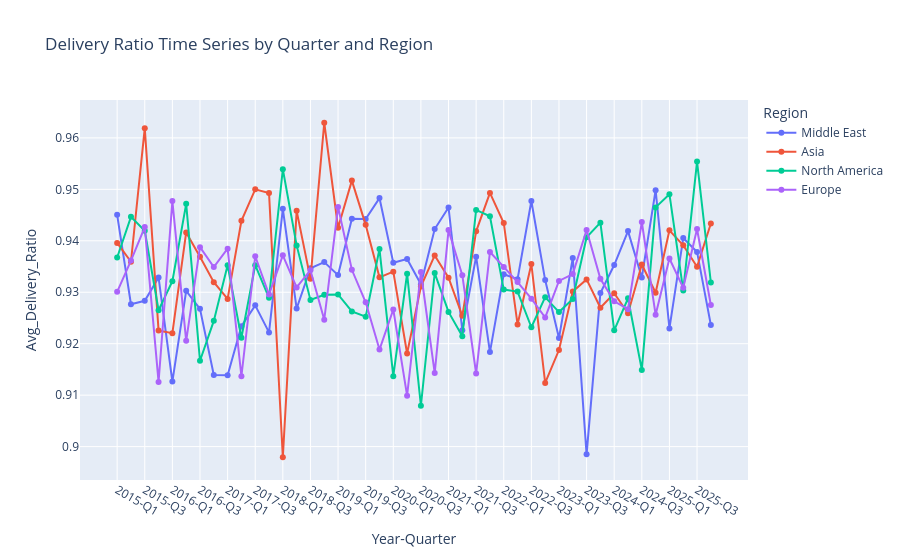

Notebook cell for this chart:
### Markdown cell above
The mean ratios are virtually similar across all regions, mathematically sterile. However the a multiline graph show a decline in production across regions in 2020 consistent with COVID 19 pandemic disruption.

### Code cell
# Multi-Line Time Series by Quarter
# Add Quarter column
data = data.with_columns(
    (((pl.col("Month") - 1) // 3) + 1).alias("Quarter")
)

# Create Year-Quarter string for plotting
plot_data = data.with_columns(
    pl.concat_str(["Year", "Quarter"], separator="-Q").alias("Year-Quarter")
)

# Group by Year-Quarter and Region, calculate mean delivery ratio
quarterly_data = plot_data.group_by("Year-Quarter", "Region").agg(
    pl.mean("Delivery_ratio").alias("Avg_Delivery_Ratio")
).sort("Year-Quarter")

# Plot multi-line time series
fig = px.line(
    quarterly_data.to_pandas(),
    x="Year-Quarter",
    y="Avg_Delivery_Ratio",
    color="Region",
    title="Delivery Ratio Time Series by Quarter and Region",
    markers=True
)
fig.update_xaxes(type='category')  # Treat as categorical for proper ordering
fig.show()

### Figure 1 — Plotly figure (JSON) as saved in the notebook; plotly's stock layout.template omitted (floating-point values rounded to 4 significant figures)
{"data": [{"hovertemplate": "Region=Middle East<br>Year-Quarter=%{x}<br>Avg_Delivery_Ratio=%{y}<extra></extra>", "legendgroup": "Middle East", "line": {"color": "#636efa", "dash": "solid"}, "marker": {"symbol": "circle"}, "mode": "lines+markers", "name": "Middle East", "orientation": "v", "showlegend": true, "type": "scatter", "x": ["2015-Q1", "2015-Q2", "2015-Q3", "2015-Q4", "2016-Q1", "2016-Q2", "2016-Q3", "2016-Q4", "2017-Q1", "2017-Q2", "2017-Q3", "2017-Q4", "2018-Q1", "2018-Q2", "2018-Q3", "2018-Q4", "2019-Q1", "2019-Q2", "2019-Q3", "2019-Q4", "2020-Q1", "2020-Q2", "2020-Q3", "2020-Q4", "2021-Q1", "2021-Q2", "2021-Q3", "2021-Q4", "2022-Q1", "2022-Q2", "2022-Q3", "2022-Q4", "2023-Q1", "2023-Q2", "2023-Q3", "2023-Q4", "2024-Q1", "2024-Q2", "2024-Q3", "2024-Q4", "2025-Q1", "2025-Q2", "2025-Q3", "2025-Q4"], "xaxis": "x", "y": [0.9451, 0.9277, 0.9283, 0.9329, 0.9126, 0.9303, 0.9268, 0.9139, 0.9139, 0.9234, 0.9275, 0.9222, 0.9462, 0.9268, 0.9346, 0.9359, 0.9333, 0.9443, 0.9442, 0.9483, 0.9358, 0.9365, 0.9316, 0.9423, 0.9465, 0.9226, 0.9369, 0.9184, 0.9335, 0.9325, 0.9477, 0.9324, 0.9211, 0.9367, 0.8985, 0.9298, 0.9353, 0.9419, 0.9329, 0.9498, 0.923, 0.9405, 0.9378, 0.9236], "yaxis": "y"}, {"hovertemplate": "Region=Asia<br>Year-Quarter=%{x}<br>Avg_Delivery_Ratio=%{y}<extra></extra>", "legendgroup": "Asia", "line": {"color": "#EF553B", "dash": "solid"}, "marker": {"symbol": "circle"}, "mode": "lines+markers", "name": "Asia", "orientation": "v", "showlegend": true, "type": "scatter", "x": ["2015-Q1", "2015-Q2", "2015-Q3", "2015-Q4", "2016-Q1", "2016-Q2", "2016-Q3", "2016-Q4", "2017-Q1", "2017-Q2", "2017-Q3", "2017-Q4", "2018-Q1", "2018-Q2", "2018-Q3", "2018-Q4", "2019-Q1", "2019-Q2", "2019-Q3", "2019-Q4", "2020-Q1", "2020-Q2", "2020-Q3", "2020-Q4", "2021-Q1", "2021-Q2", "2021-Q3", "2021-Q4", "2022-Q1", "2022-Q2", "2022-Q3", "2022-Q4", "2023-Q1", "2023-Q2", "2023-Q3", "2023-Q4", "2024-Q1", "2024-Q2", "2024-Q3", "2024-Q4", "2025-Q1", "2025-Q2", "2025-Q3", "2025-Q4"], "xaxis": "x", "y": [0.9396, 0.9359, 0.9619, 0.9226, 0.9221, 0.9416, 0.9369, 0.932, 0.9287, 0.9439, 0.95, 0.9493, 0.8979, 0.9458, 0.9326, 0.9629, 0.9426, 0.9517, 0.9431, 0.9329, 0.934, 0.9181, 0.9311, 0.9372, 0.9328, 0.9254, 0.9418, 0.9493, 0.9435, 0.9237, 0.9355, 0.9124, 0.9188, 0.9301, 0.9325, 0.927, 0.9298, 0.9259, 0.9354, 0.9299, 0.942, 0.9391, 0.935, 0.9434], "yaxis": "y"}, {"hovertemplate": "Region=North America<br>Year-Quarter=%{x}<br>Avg_Delivery_Ratio=%{y}<extra></extra>", "legendgroup": "North America", "line": {"color": "#00cc96", "dash": "solid"}, "marker": {"symbol": "circle"}, "mode": "lines+markers", "name": "North America", "orientation": "v", "showlegend": true, "type": "scatter", "x": ["2015-Q1", "2015-Q2", "2015-Q3", "2015-Q4", "2016-Q1", "2016-Q2", "2016-Q3", "2016-Q4", "2017-Q1", "2017-Q2", "2017-Q3", "2017-Q4", "2018-Q1", "2018-Q2", "2018-Q3", "2018-Q4", "2019-Q1", "2019-Q2", "2019-Q3", "2019-Q4", "2020-Q1", "2020-Q2", "2020-Q3", "2020-Q4", "2021-Q1", "2021-Q2", "2021-Q3", "2021-Q4", "2022-Q1", "2022-Q2", "2022-Q3", "2022-Q4", "2023-Q1", "2023-Q2", "2023-Q3", "2023-Q4", "2024-Q1", "2024-Q2", "2024-Q3", "2024-Q4", "2025-Q1", "2025-Q2", "2025-Q3", "2025-Q4"], "xaxis": "x", "y": [0.9368, 0.9447, 0.942, 0.9265, 0.9321, 0.9472, 0.9167, 0.9244, 0.9352, 0.9212, 0.9353, 0.9289, 0.9539, 0.9391, 0.9285, 0.9295, 0.9296, 0.9263, 0.9252, 0.9384, 0.9137, 0.9336, 0.9079, 0.9337, 0.9262, 0.9215, 0.946, 0.9448, 0.9305, 0.9301, 0.9232, 0.929, 0.9261, 0.9287, 0.9407, 0.9435, 0.9226, 0.9288, 0.9149, 0.9465, 0.9491, 0.9304, 0.9554, 0.9319], "yaxis": "y"}, {"hovertemplate": "Region=Europe<br>Year-Quarter=%{x}<br>Avg_Delivery_Ratio=%{y}<extra></extra>", "legendgroup": "Europe", "line": {"color": "#ab63fa", "dash": "solid"}, "marker": {"symbol": "circle"}, "mode": "lines+markers", "name": "Europe", "orientation": "v", "showlegend": true, "type": "scatter", "x": ["2015-Q1", "2015-Q2", "2015-Q3", "2015-Q4", "2016-Q1", "2016-Q2", "2016-Q3", "2016-Q4", "2017-Q1", "2017-Q2", "2017-Q3", "2017-Q4", "2018-Q1", "2018-Q2", "2018-Q3", "2018-Q4", "2019-Q1", "2019-Q2", "2019-Q3", "2019-Q4", "2020-Q1", "2020-Q2", "2020-Q3", "2020-Q4", "2021-Q1", "2021-Q2", "2021-Q3", "2021-Q4", "2022-Q1", "2022-Q2", "2022-Q3", "2022-Q4", "2023-Q1", "2023-Q2", "2023-Q3", "2023-Q4", "2024-Q1", "2024-Q2", "2024-Q3", "2024-Q4", "2025-Q1", "2025-Q2", "2025-Q3", "2025-Q4"], "xaxis": "x", "y": [0.9301, 0.9362, 0.9427, 0.9126, 0.9477, 0.9206, 0.9388, 0.9349, 0.9385, 0.9137, 0.937, 0.9296, 0.9372, 0.9309, 0.9343, 0.9247, 0.9466, 0.9344, 0.928, 0.9189, 0.9267, 0.9099, 0.9339, 0.9143, 0.9421, 0.9333, 0.9142, 0.9378, 0.9349, 0.932, 0.9288, 0.9251, 0.9322, 0.9335, 0.9421, 0.9326, 0.9282, 0.9267, 0.9436, 0.9256, 0.9366, 0.9309, 0.9423, 0.9275], "yaxis": "y"}], "layout": {"legend": {"title": {"text": "Region"}, "tracegroupgap": 0}, "title": {"text": "Delivery Ratio Time Series by Quarter and Region"}, "xaxis": {"anchor": "y", "domain": [0, 1], "title": {"text": "Year-Quarter"}, "type": "category"}, "yaxis": {"anchor": "x", "domain": [0, 1], "title": {"text": "Avg_Delivery_Ratio"}}}}
